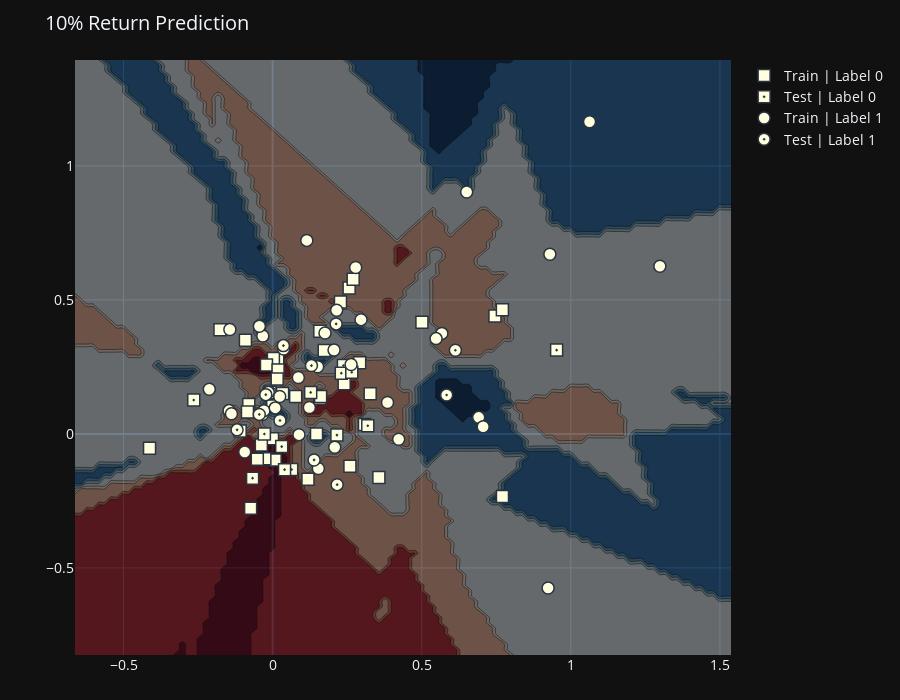

Notebook cell for this chart:
### Code cell
from sklearn.model_selection import train_test_split
from sklearn.neighbors import KNeighborsClassifier
from visualization.machine_learning import KNNPlotter


# Load and split data
X, y = result.iloc[:, :2].values, result.iloc[:, 2].values
X_train, X_test, y_train, y_test = train_test_split(
    X, y.astype(str), test_size=0.25, random_state=0
)

# Create classifier, run predictions on grid
clf = KNeighborsClassifier(5, weights="uniform")
clf.fit(X_train, y_train)

knn = KNNPlotter(
    clf=clf, x=X, x_test=X_test, x_train=X_train, y_test=y_test, y_train=y_train
)
knn.plot(layout={"title": "10% Return Prediction", "width": 900})
